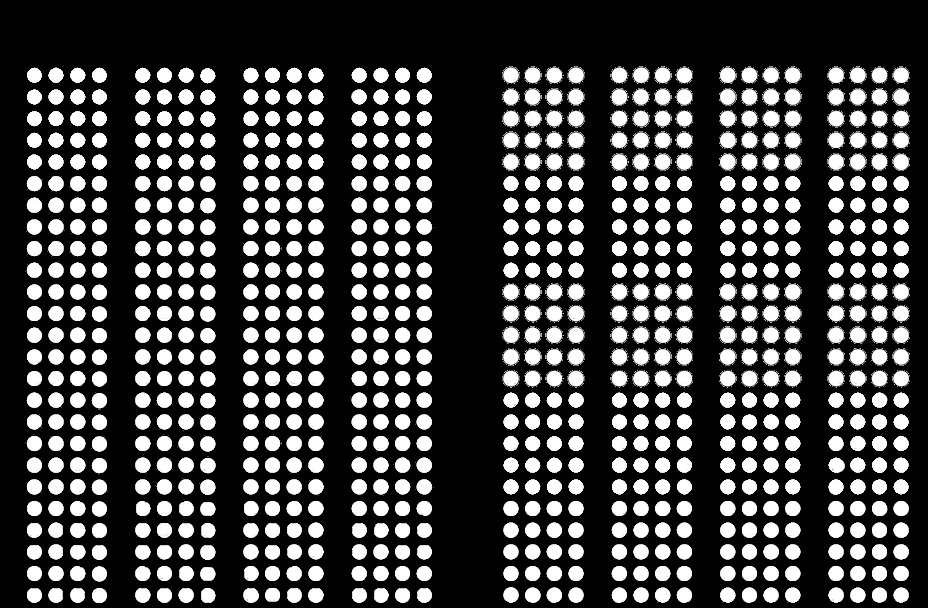
#> input picture Img/Toeic3.png, 928 x 608 px, found by its file name
$ python maskGenerator.py
#> lines starting #> are read from the running program, lines starting #| are printed output that depends on the picture; after the words box and inside, x2 and y2 are one past the last pixel; in counts of white or black regions, pixels touching at a corner belong together
# USAGE
# python detect_shapes.py --image shapes_and_colors.png

# import the necessary packages
import numpy as np
import cv2 as cv
import math


def dist(point, org=(0, 0)):
    return math.sqrt(math.pow(point[0] - org[0], 2) + math.pow(point[1] - org[1], 2))


def circleSameRow(circle1, circle2):
    r = min(circle1[2], circle2[2])
    return circle2[1] - r < circle1[1] < circle2[1] + r


# load the image and resize it to a smaller factor so that
# the shapes can be approximated better
img = cv.imread(r'Img\Toeic3.png')
#> img is the input picture: shape (608, 928, 3); min 0, max 255, mean 68.5
img = cv.resize(img, (944, 622))
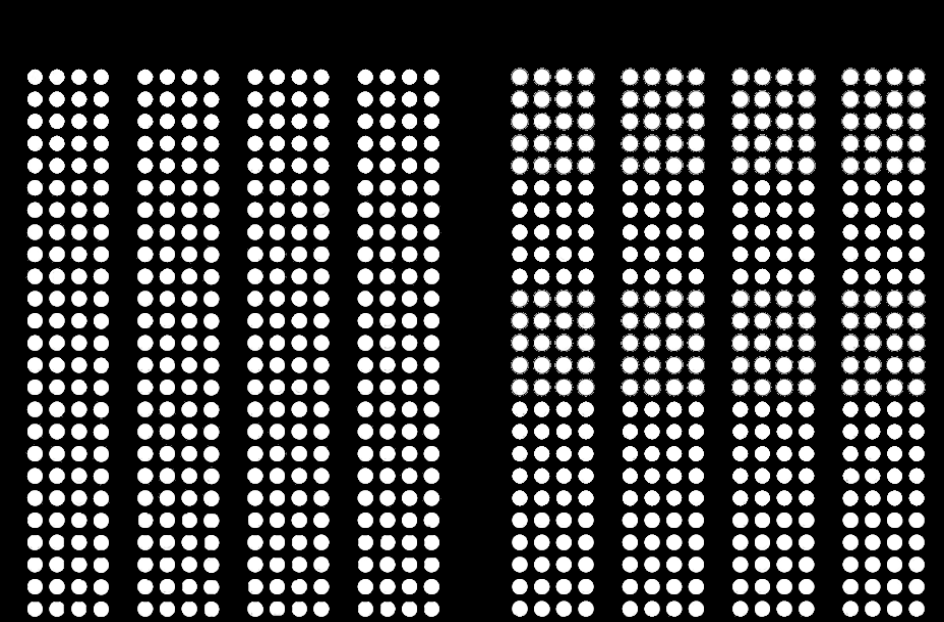
#> img: shape (622, 944, 3); min 0, max 255, mean 68.4


cv.imshow('Image', img )
cv.waitKey(0)

height, width = img.shape[:2]
#> height = 622; width = 944

gray = cv.cvtColor(img, cv.COLOR_BGR2GRAY)


ret, thresh = cv.threshold(gray,127,255,cv.THRESH_BINARY)
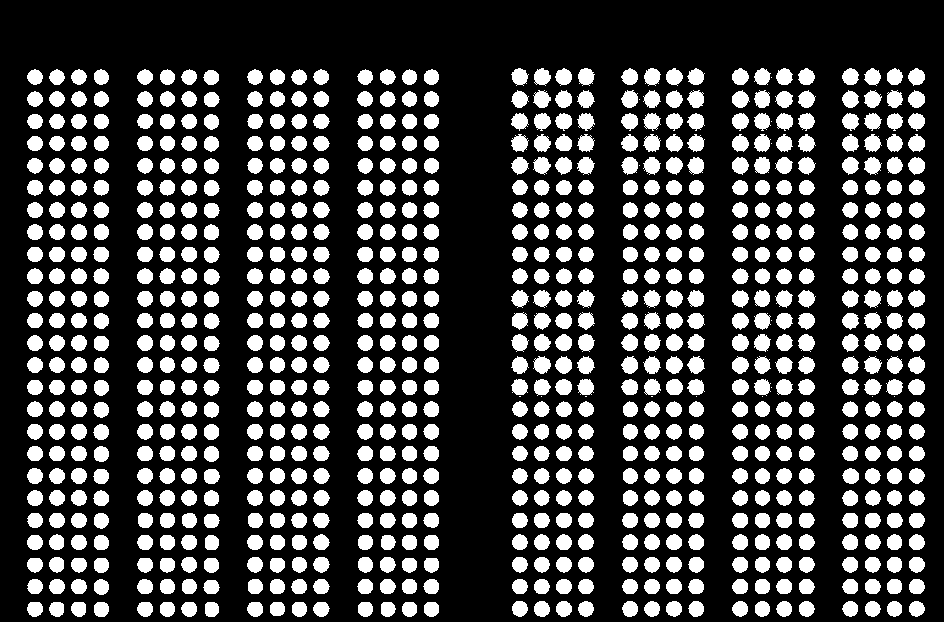
#> thresh: shape (622, 944); 26.7% white; 815 white regions (15 under 20 px), largest, box (x1, y1, x2, y2) and area: (533, 356, 551, 374) 227, (621, 90, 638, 108) 226, (533, 90, 551, 108) 225

circles = cv.HoughCircles(thresh, cv.HOUGH_GRADIENT, 1, 8, param1=150, param2=8.5, minRadius=7, maxRadius=13)
#> circles = 800 rows, first 8: [739.5, 364.5, 8.2], [320.5, 76.5, 7.8], [254.5, 76.5, 7.4], [673.5, 364.5, 8.7], [541.5, 342.5, 8.2], [695.5, 320.5, 8.2], [695.5, 76.5, 8], [298.5, 76.5, 7.8]
circles = np.uint16(np.around(circles))
#> circles = 800 rows, first 8: [740, 364, 8], [320, 76, 8], [254, 76, 7], [674, 364, 9], [542, 342, 8], [696, 320, 8], [696, 76, 8], [298, 76, 8]
print(len(circles[0, :]))
#| 800
ordoredCircleTemp = []

found = False

for i in circles[0, :]:
    circle = (i[0], i[1], 9)
    found = False
    for j in ordoredCircleTemp:
        if circleSameRow(j[0], circle):
            j.append(circle)
            found = True
    if not found:
        ordoredCircleTemp.append([circle])
#> this loop made 800 passes
#> (i, circle) on passes 1 to 3: ([740, 364, 8], (740, 364, 9)), ([320, 76, 8], (320, 76, 9)), ([254, 76, 7], (254, 76, 9))

orderedCircleTemp2 = []
orderedCircle = []
for i in ordoredCircleTemp:
    orderedCircleTemp2.append(sorted(i, key=lambda aCircle: aCircle[0]))
#> this loop made 25 passes

orderedCircleTemp2 = sorted(orderedCircleTemp2, key=lambda aCircle: aCircle[0][1])

c=0
for i in orderedCircleTemp2:
    for aCircle in i:
        if c==0 :
            orderedCircle.append([aCircle])
        else :
            orderedCircle[-1].append(aCircle)
        c += 1
        if c==4 :
            c=0


ic = 1

for i in orderedCircle:
    jc = 1
    maxMean = 0
    maxMeanjc = 0
    maskIJ = np.zeros((height,width,3), np.uint8)
    for j in i:
        cv.circle(maskIJ, (j[0], j[1]), j[2], (255, 255, 255), -1)
    path = '.\Img\Mask\mask'+str(ic)+".png"
    print(path)
    cv.imwrite(path, maskIJ)
    ic += 25
    if ic > 200 : ic -= 199
#> this loop made 200 passes
#> i on passes 1 to 3: [(34, 76, 9), (56, 76, 9), (78, 76, 9), (100, 76, 9)], [(144, 76, 9), (166, 76, 9), (188, 76, 9), (210, 78, 9)], [(254, 76, 9), (276, 76, 9), (298, 76, 9), (320, 76, 9)]
#| .\Img\Mask\mask1.png
#| .\Img\Mask\mask26.png
#| .\Img\Mask\mask51.png
#| .\Img\Mask\mask76.png
#| .\Img\Mask\mask101.png
#| .\Img\Mask\mask126.png
#| .\Img\Mask\mask151.png
#| .\Img\Mask\mask176.png
#> (further printed lines are left out)
#> pass 1, `cv.imwrite(path, maskIJ)`:
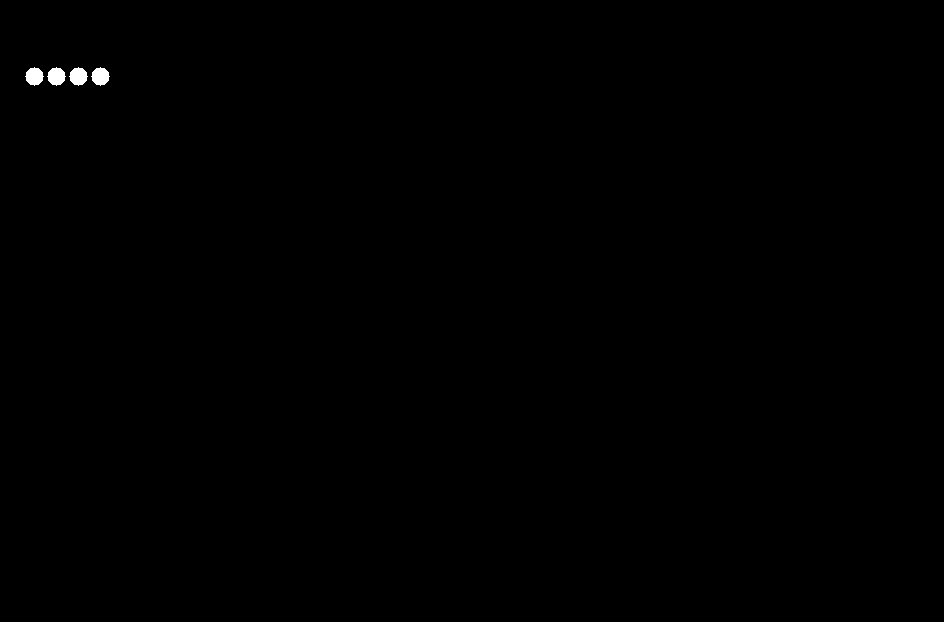
#> saved as mask1.png: shape (622, 944, 3); 0.17% white; 4 white regions, box (x1, y1, x2, y2) and area: (25, 67, 44, 86) 253, (47, 67, 66, 86) 253, (69, 67, 88, 86) 253, (91, 67, 110, 86) 253
#> pass 2, `cv.imwrite(path, maskIJ)`:
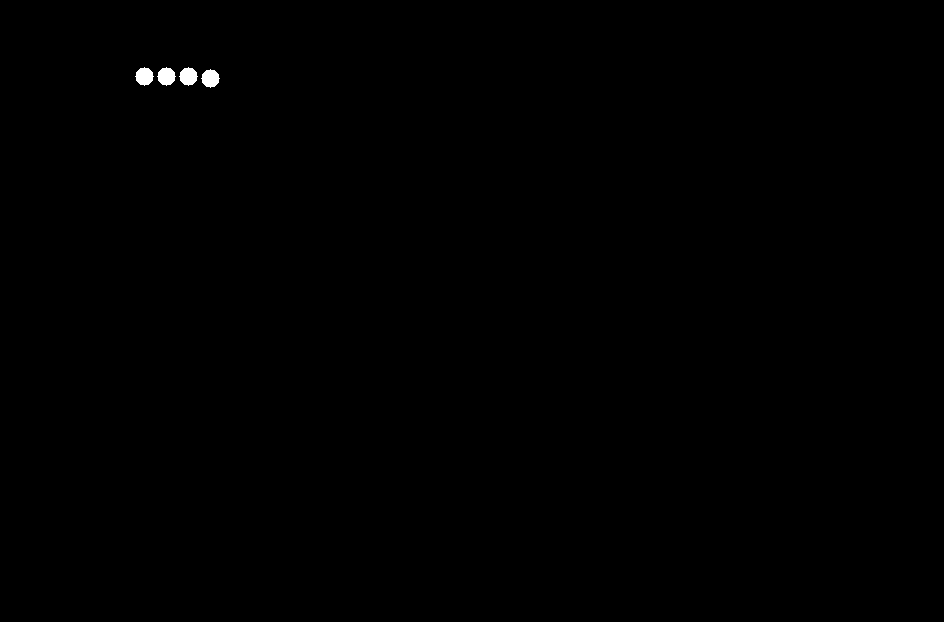
#> saved as mask26.png: shape (622, 944, 3); 0.17% white; 4 white regions, box (x1, y1, x2, y2) and area: (135, 67, 154, 86) 253, (157, 67, 176, 86) 253, (179, 67, 198, 86) 253, (201, 69, 220, 88) 253
#> after the loop:
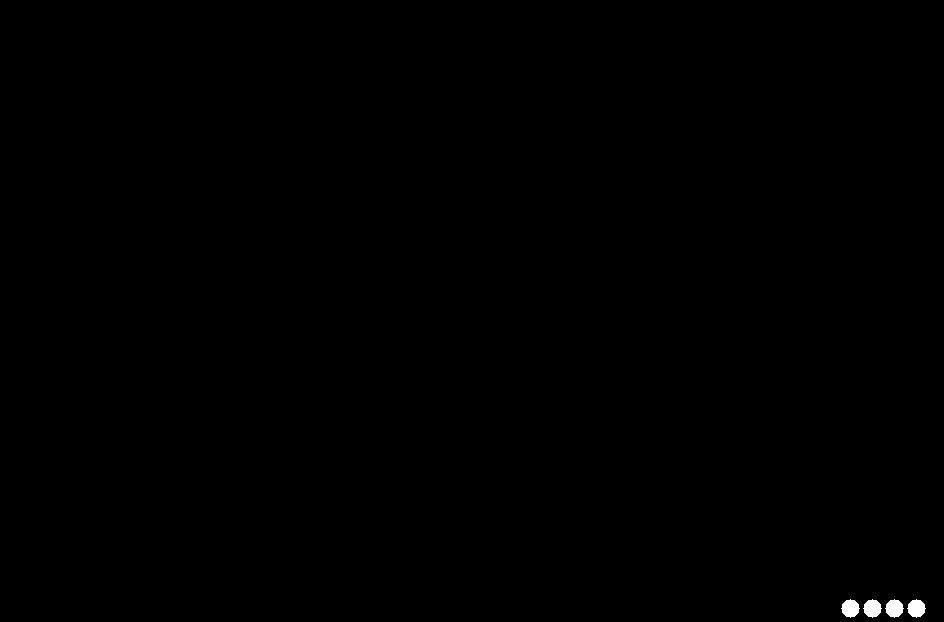
#> maskIJ: shape (622, 944, 3); 0.17% white; 4 white regions, box (x1, y1, x2, y2) and area: (841, 599, 860, 618) 253, (863, 599, 882, 618) 253, (885, 599, 904, 618) 253, (907, 599, 926, 618) 253

$ run again, with Img/Toeic0.png copied over Img/Toeic3.png
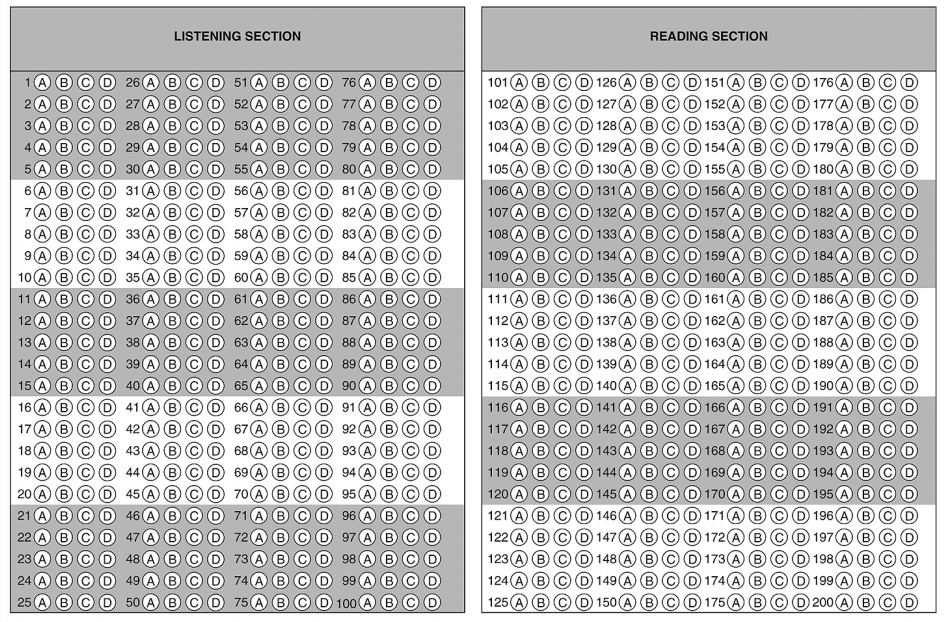
#> input picture Img/Toeic0.png, 944 x 622 px, found by its file name
#> img is the input picture: shape (622, 944, 3); min 0, max 255, mean 199.1
#> `ret, thresh = cv.threshold(gray,127,255,cv.THRESH_BINARY)`:
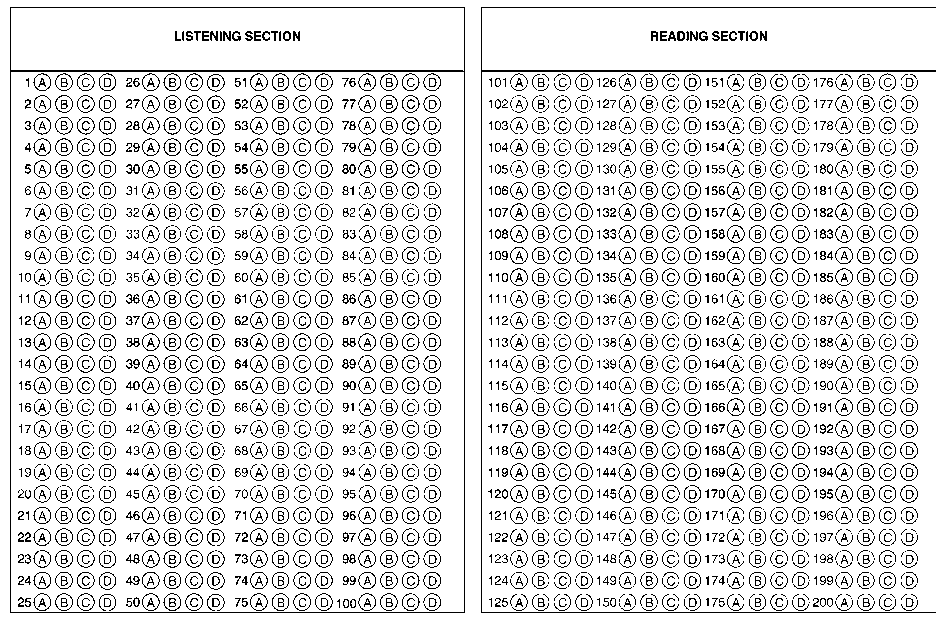
#> thresh: shape (622, 944); 86.8% white; black in thin lines or dots
#> `circles = cv.HoughCircles(thresh, cv.HOUGH_GRADIENT, 1, 8, param1=150,..`: circles = 1060 rows, first 8: [193.5, 103.5, 9.4], [42.5, 103.5, 9.6], [107.5, 103.5, 9.6], [107.5, 168.5, 9.6], [172.5, 103.5, 9.6], [193.5, 168.5, 9.4], [583.5, 233.5, 9.4], [908.5, 471.5, 9.4]
#> `circles = np.uint16(np.around(circles))`: circles = 1060 rows, first 8: [194, 104, 9], [42, 104, 10], [108, 104, 10], [108, 168, 10], [172, 104, 10], [194, 168, 9], [584, 234, 9], [908, 472, 9]
#| 1060
#> the loop `for i in circles[0, :]:` made 1060 passes
#> (i, circle) on passes 2 to 4: ([42, 104, 10], (42, 104, 9)), ([108, 104, 10], (108, 104, 9)), ([108, 168, 10], (108, 168, 9))
#> the loop `for i in ordoredCircleTemp:` made 39 passes
#> i on passes 32, 36, 37, 39: [(650, 94, 9), (612, 90, 9), (758, 86, 9), (670, 98, 9)], [(120, 504, 9), (266, 508, 9), (352, 508, 9), (134, 498, 9)], [(714, 178, 9), (382, 174, 9), (886, 174, 9), (608, 170, 9)], [(754, 38, 9)]
#> the loop `for i in orderedCircleTemp2:` made 39 passes
#> i on passes 1, 3, 10, 33: [(754, 38, 9)], [(612, 90, 9), (650, 94, 9), (670, 98, 9), (758, 86, 9)], [(382, 174, 9), (608, 170, 9), (714, 178, 9), (886, 174, 9)], [(120, 504, 9), (134, 498, 9), (266, 508, 9), (352, 508, 9)]
#> the loop `for i in orderedCircle:` made 299 passes
#> i on passes 1 to 3: [(754, 38, 9), (40, 84, 9), (48, 82, 9), (64, 82, 9)], [(86, 80, 9), (92, 88, 9), (104, 80, 9), (150, 82, 9)], [(172, 82, 9), (194, 82, 9), (216, 82, 9), (256, 86, 9)]
#> (printed output is left out)

$ run again, with Img/Toeic1.png copied over Img/Toeic3.png
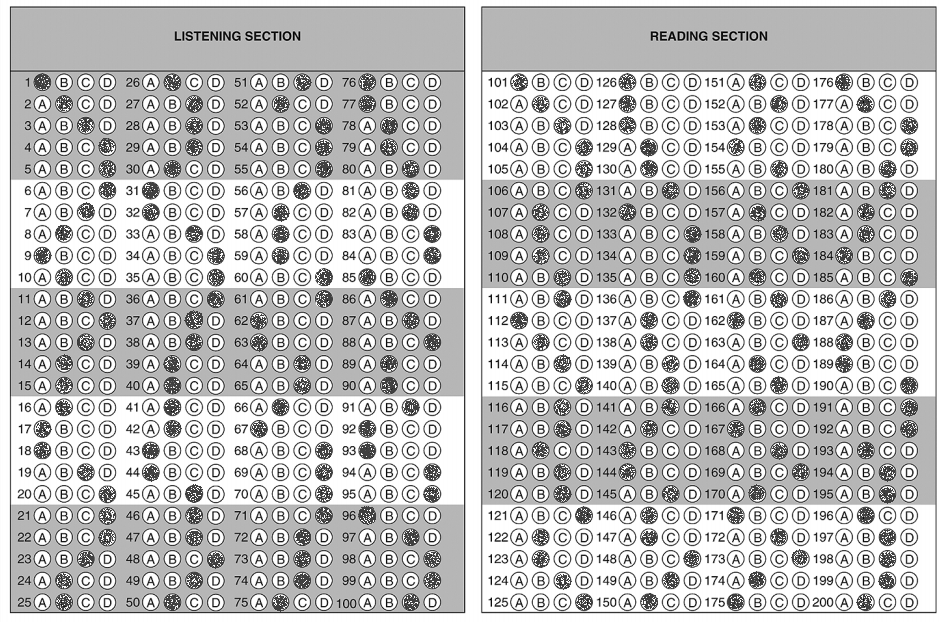
#> input picture Img/Toeic1.png, 944 x 622 px, found by its file name
#> img is the input picture: shape (622, 944, 3); min 0, max 255, mean 192.7
#> `ret, thresh = cv.threshold(gray,127,255,cv.THRESH_BINARY)`:
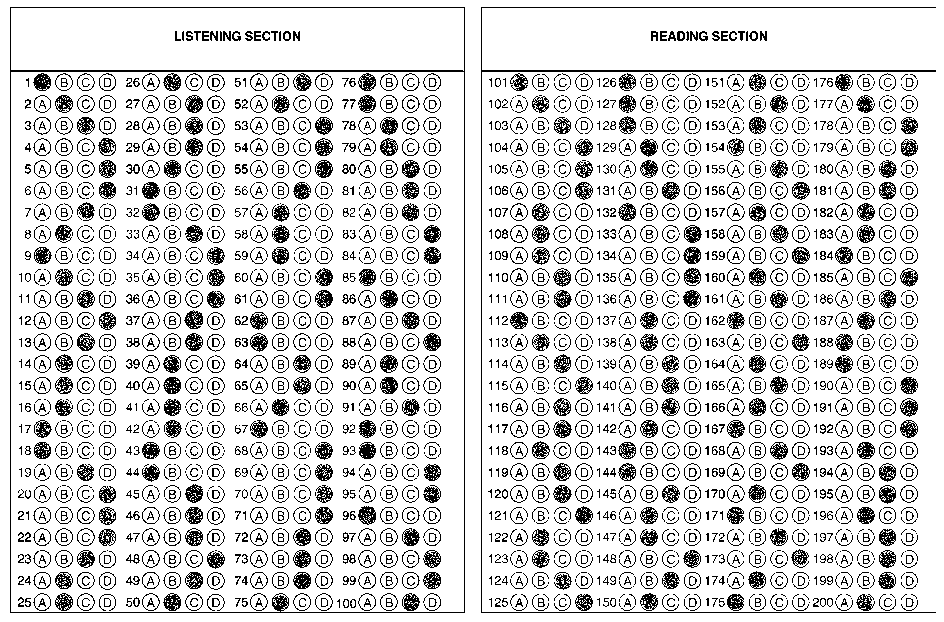
#> thresh: shape (622, 944); 83.1% white; black in thin lines or dots
#> `circles = cv.HoughCircles(thresh, cv.HOUGH_GRADIENT, 1, 8, param1=150,..`: circles = 1038 rows, first 8: [42.5, 103.5, 9.6], [107.5, 103.5, 9.6], [172.5, 103.5, 9.6], [193.5, 168.5, 9.4], [583.5, 233.5, 9.4], [908.5, 471.5, 9.4], [583.5, 168.5, 9.1], [171.5, 601.5, 8.8]
#> `circles = np.uint16(np.around(circles))`: circles = 1038 rows, first 8: [42, 104, 10], [108, 104, 10], [172, 104, 10], [194, 168, 9], [584, 234, 9], [908, 472, 9], [584, 168, 9], [172, 602, 9]
#| 1038
#> the loop `for i in circles[0, :]:` made 1038 passes
#> (i, circle) on passes 1 to 3: ([42, 104, 10], (42, 104, 9)), ([108, 104, 10], (108, 104, 9)), ([172, 104, 10], (172, 104, 9))
#> the loop `for i in ordoredCircleTemp:` made 39 passes
#> i on passes 37 to 39: [(714, 178, 9), (382, 174, 9), (880, 176, 9), (608, 170, 9)], [(64, 462, 9), (650, 462, 9)], [(754, 38, 9)]
#> the loop `for i in orderedCircleTemp2:` made 39 passes
#> i on passes 1, 11, 31: [(754, 38, 9)], [(382, 174, 9), (608, 170, 9), (714, 178, 9), (880, 176, 9)], [(64, 462, 9), (650, 462, 9)]
#> the loop `for i in orderedCircle:` made 290 passes
#> i on passes 1 to 3: [(754, 38, 9), (42, 82, 9), (58, 82, 9), (70, 82, 9)], [(86, 80, 9), (92, 88, 9), (104, 80, 9), (150, 82, 9)], [(172, 82, 9), (194, 82, 9), (216, 82, 9), (256, 86, 9)]
#> (printed output is left out)
